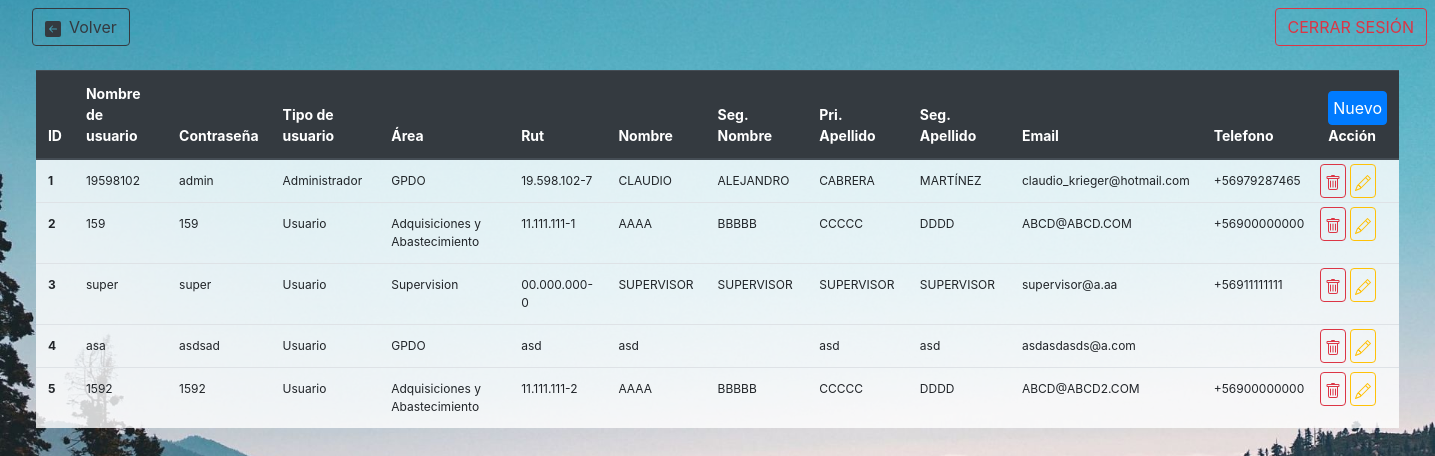
The page /config/CRUD_usuarios.php (signed in) on the database as committed earlier.
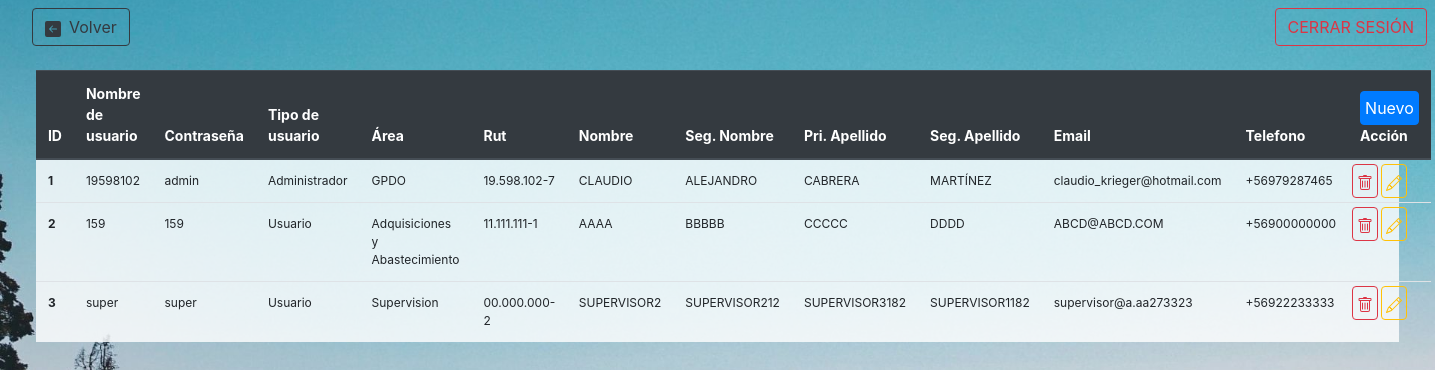
The same page on the database as committed later.
### tables this page shows
CREATE TABLE `usuarios` (
  `id` tinyint(4) NOT NULL,
  `nombre_de_usuario` varchar(30) NOT NULL,
  `contrasena` varchar(30) NOT NULL,
  `tipo_de_usuario` tinyint(4) NOT NULL,
  `area` int(11) NOT NULL,
  `rut` varchar(12) DEFAULT NULL,
  `nombre` varchar(20) NOT NULL,
  `seg_nombre` varchar(20) DEFAULT NULL,
  `pri_apellido` varchar(20) NOT NULL,
  `seg_apellido` varchar(20) NOT NULL,
  `email` varchar(50) NOT NULL,
  `telefono` varchar(12) DEFAULT NULL
);

CREATE TABLE `tipo_de_usuario` (
  `id` tinyint(4) NOT NULL,
  `nombre_tipo` varchar(15) NOT NULL
);

CREATE TABLE `areas` (
  `ID_AREA` int(11) NOT NULL,
  `NOMBRE_AREA` varchar(50) NOT NULL
);

### config/CRUD_usuarios.php (the view, shortened to what this page needs)
<?php
require 'configuracionPaginas.php';
$conexion = conecta();
head("Brechas");
if(isset($_SESSION['id'])  && isset($_SESSION['tipo']) && isset($_SESSION['area']) && $_SESSION['tipo'] == 1 ){
    $sql2 = "SELECT `id`, `nombre_tipo` FROM `tipo_de_usuario` ";
    $result2 = $conexion->query($sql2);
    if ($result2->num_rows > 0){
        $combobit="<option value='' selected disabled hidden>Seleccionar</option>";
        while ($row2 = $result2->fetch_array(MYSQLI_ASSOC)){
            $combobit .=" <option value='".$row2['id']."'>".$row2['nombre_tipo']."</option>";
        }
    }else{
        echo "No hubo resultados";
    }
    $sql3 = "SELECT `ID_AREA`, `NOMBRE_AREA` FROM `areas`";
    $result3 = $conexion->query($sql3);
    if ($result3->num_rows > 0){
        $combobit2="<option value='' selected disabled hidden>Seleccionar</option>";
        while ($row3 = $result3->fetch_array(MYSQLI_ASSOC)){
            $combobit2 .=" <option value='".$row3['ID_AREA']."'>".utf8_encode($row3['NOMBRE_AREA'])."</option>";
        }
    }else{
        echo "No hubo resultados";
    }
    echo '<div class="" style="background-color: rgba(255, 255, 255, 0.8); width:95%!important; margin:auto;">';
    echo '<table class="table table-hover"  >
  <thead style="font-size: 14px;" class="thead-dark">
    <tr>
      <th scope="col">ID</th>
      <th scope="col">Nombre de usuario</th>
      <th scope="col">Contraseña</th>
      <th scope="col">Tipo de usuario</th>
      <th scope="col">Área</th>
      <th scope="col">Rut</th>
      <th scope="col">Nombre</th>
      <th scope="col">Seg. Nombre</th>
      <th scope="col">Pri. Apellido</th>
      <th scope="col">Seg. Apellido</th>
      <th scope="col">Email</th>
      <th scope="col">Telefono</th>
      <th scope="col"><button type="button" class="btn btn-primary p-1 " data-toggle="modal" data-target="#modalAgrega">Nuevo</button><br>Acción</th>
                        <div class="form-group">
                            <select   name="txtTipo"  class="form-control" required id="txtTipo" >';echo $combobit; echo '    </select>
                        </div>
                        <div class="form-group">
                            <label for="txtArea">Área</label>
                            <select   name="txtArea"  class="form-control" required id="txtArea" >';echo $combobit2; echo '    </select>
                        </div>
<script>';
echo '
</script>
    </tr>
  </thead>
  <tbody class="" style="font-size: 12px;">';
    $sql="SELECT  usuarios.id as id, `nombre_de_usuario`, `contrasena`, nombre_tipo as tipo, NOMBRE_AREA as area, `rut`, `nombre`, `seg_nombre`, `pri_apellido`, `seg_apellido`, `email`, `telefono` FROM usuarios, areas, tipo_de_usuario WHERE areas.ID_AREA = usuarios.area AND tipo_de_usuario.id = usuarios.tipo_de_usuario";
    $result = $conexion -> query($sql);
    if($result->num_rows > 0){
        while($row = $result->fetch_array(MYSQLI_ASSOC)){
            echo '<tr>';
            echo '<th scope="row">'.$row['id'].'</th>';
            echo '<td>'.$row['nombre_de_usuario'].'</td>';
            echo '<td>'.$row['contrasena'].'</td>';
            echo '<td>'.$row['tipo'].'</td>';
            echo '<td>'.utf8_encode($row['area']).'</td>';
            echo '<td>'.$row['rut'].'</td>';
            echo '<td>'.$row['nombre'].'</td>';
            echo '<td>'.$row['seg_nombre'].'</td>';
            echo '<td>'.$row['pri_apellido'].'</td>';
            echo '<td>'.$row['seg_apellido'].'</td>';
            echo '<td>'.$row['email'].'</td>';
            echo '<td>'.$row['telefono'].'</td>';
            echo'<td class="p-1">
            <button type="button" class="btn btn-outline-danger p-1 elimina " id="'.$row['id'].'"     >
                <svg width="1em" height="1em" viewBox="0 0 16 16" class="bi bi-trash" fill="currentColor" xmlns="http://www.w3.org/2000/svg">
                    <path d="M5.5 5.5A.5.5 0 0 1 6 6v6a.5.5 0 0 1-1 0V6a.5.5 0 0 1 .5-.5zm2.5 0a.5.5 0 0 1 .5.5v6a.5.5 0 0 1-1 0V6a.5.5 0 0 1 .5-.5zm3 .5a.5.5 0 0 0-1 0v6a.5.5 0 0 0 1 0V6z"/>
                    <path fill-rule="evenodd" d="M14.5 3a1 1 0 0 1-1 1H13v9a2 2 0 0 1-2 2H5a2 2 0 0 1-2-2V4h-.5a1 1 0 0 1-1-1V2a1 1 0 0 1 1-1H6a1 1 0 0 1 1-1h2a1 1 0 0 1 1 1h3.5a1 1 0 0 1 1 1v1zM4.118 4L4 4.059V13a1 1 0 0 0 1 1h6a1 1 0 0 0 1-1V4.059L11.882 4H4.118zM2.5 3V2h11v1h-11z"/>
                  </svg>
            </button>
            <button type="button" class="btn btn-outline-warning p-1 edita " id="'.$row['id'].'">
                <svg width="1em" height="1em" viewBox="0 0 16 16" class="bi bi-pencil" fill="currentColor" xmlns="http://www.w3.org/2000/svg">
                <path fill-rule="evenodd" d="M12.146.146a.5.5 0 0 1 .708 0l3 3a.5.5 0 0 1 0 .708l-10 10a.5.5 0 0 1-.168.11l-5 2a.5.5 0 0 1-.65-.65l2-5a.5.5 0 0 1 .11-.168l10-10zM11.207 2.5L13.5 4.793 14.793 3.5 12.5 1.207 11.207 2.5zm1.586 3L10.5 3.207 4 9.707V10h.5a.5.5 0 0 1 .5.5v.5h.5a.5.5 0 0 1 .5.5v.5h.293l6.5-6.5zm-9.761 5.175l-.106.106-1.528 3.821 3.821-1.528.106-.106A.5.5 0 0 1 5 12.5V12h-.5a.5.5 0 0 1-.5-.5V11h-.5a.5.5 0 0 1-.468-.325z"/>
              </svg>
            </button>
            </TD>';
            echo '</tr>';
        }
    }
    echo '  </tbody>
</table>';
    echo '</div><script src="https://cdn.jsdelivr.net/npm/popper.js@1.16.1/dist/umd/popper.min.js"></script>
    <script src="https://stackpath.bootstrapcdn.com/bootstrap/4.5.2/js/bootstrap.min.js"></script>';
}else{
    error();
}

### config/configuracionPaginas.php (shortened to what this page needs)
<?php
function head($titulo){
    echo "<!DOCTYPE html>
<html lang='en'>
  <head>
    <meta charset='utf-8'>
    <meta name='viewport' content='width=device-width, initial-scale=1, shrink-to-fit=no'>
     <link rel='icon' href='../img/pidenco_blanco_web.png' type='image/png'>
    <link rel='stylesheet' href='https://stackpath.bootstrapcdn.com/bootstrap/4.5.2/css/bootstrap.min.css'>
    <link rel='stylesheet' type='text/css' href='../css/main.css'>
    <script src='https://code.jquery.com/jquery-3.5.1.min.js'></script>
    <title>".$titulo."</title>
</head>
  <body>";
      echo '<div clasS="d-flex justify-content-between bd-highlight mb-3">
    <div class="p-2 bd-highlight "><button type="button" class="btn btn-outline-dark align-middle ml-4 float-left" onclick="javascript:location.href=`../index.php`"  >
                <svg width="1em" height="1em" viewBox="0 0 16 16" class="bi bi-arrow-left-square-fill mr-2" fill="currentColor" xmlns="http://www.w3.org/2000/svg">
                    <path fill-rule="evenodd" d="M2 0a2 2 0 0 0-2 2v12a2 2 0 0 0 2 2h12a2 2 0 0 0 2-2V2a2 2 0 0 0-2-2H2zm9.5 8.5a.5.5 0 0 0 0-1H5.707l2.147-2.146a.5.5 0 1 0-.708-.708l-3 3a.5.5 0 0 0 0 .708l3 3a.5.5 0 0 0 .708-.708L5.707 8.5H11.5z"/>
                </svg>Volver
        </button></div>
    <div class="p-2 bd-highlight"></div>
    <div class="p-2 bd-highlight "><button type="button" class="btn btn-outline-danger" id="cerrar" onclick=\'window.location.href="salir.php"\'>CERRAR SESIÓN</button></div>
    </div>';
}

### css/main.css (style rules this page uses)
* { margin: 0; padding:0; }
body { //background-image: url("../img/fondo.jpg"); background: url("../img/fondo2.jpg") no-repeat center center fixed; -webkit-background-size: cover; -moz-background-size: cover; -o-background-size: cover; background-size: cover; }

Rows that differ between the two databases and show on the page:
removed usuarios: id "4", nombre_de_usuario "asa", contrasena "asdsad", tipo_de_usuario.nombre_tipo "Usuario", area.NOMBRE_AREA "GPDO", rut "asd", nombre "asd", pri_apellido "asd", seg_apellido "asd", email "asdasdasds@a.com"
removed usuarios: id "5", nombre_de_usuario "1592", contrasena "1592", tipo_de_usuario.nombre_tipo "Usuario", area.NOMBRE_AREA "Adquisiciones y Abastecimiento", rut "11.111.111-2", nombre "AAAA", seg_nombre "BBBBB", pri_apellido "CCCCC", seg_apellido "DDDD", email "ABCD@ABCD2.COM", telefono "+56900000000"
changed usuarios "super": rut "00.000.000-0" → "00.000.000-2"; nombre "SUPERVISOR" → "SUPERVISOR2"; seg_nombre "SUPERVISOR" → "SUPERVISOR212"; pri_apellido "SUPERVISOR" → "SUPERVISOR3182"; seg_apellido "SUPERVISOR" → "SUPERVISOR1182"; email "supervisor@a.aa" → "supervisor@a.aa273323"; telefono "+56911111111" → "+56922233333"
